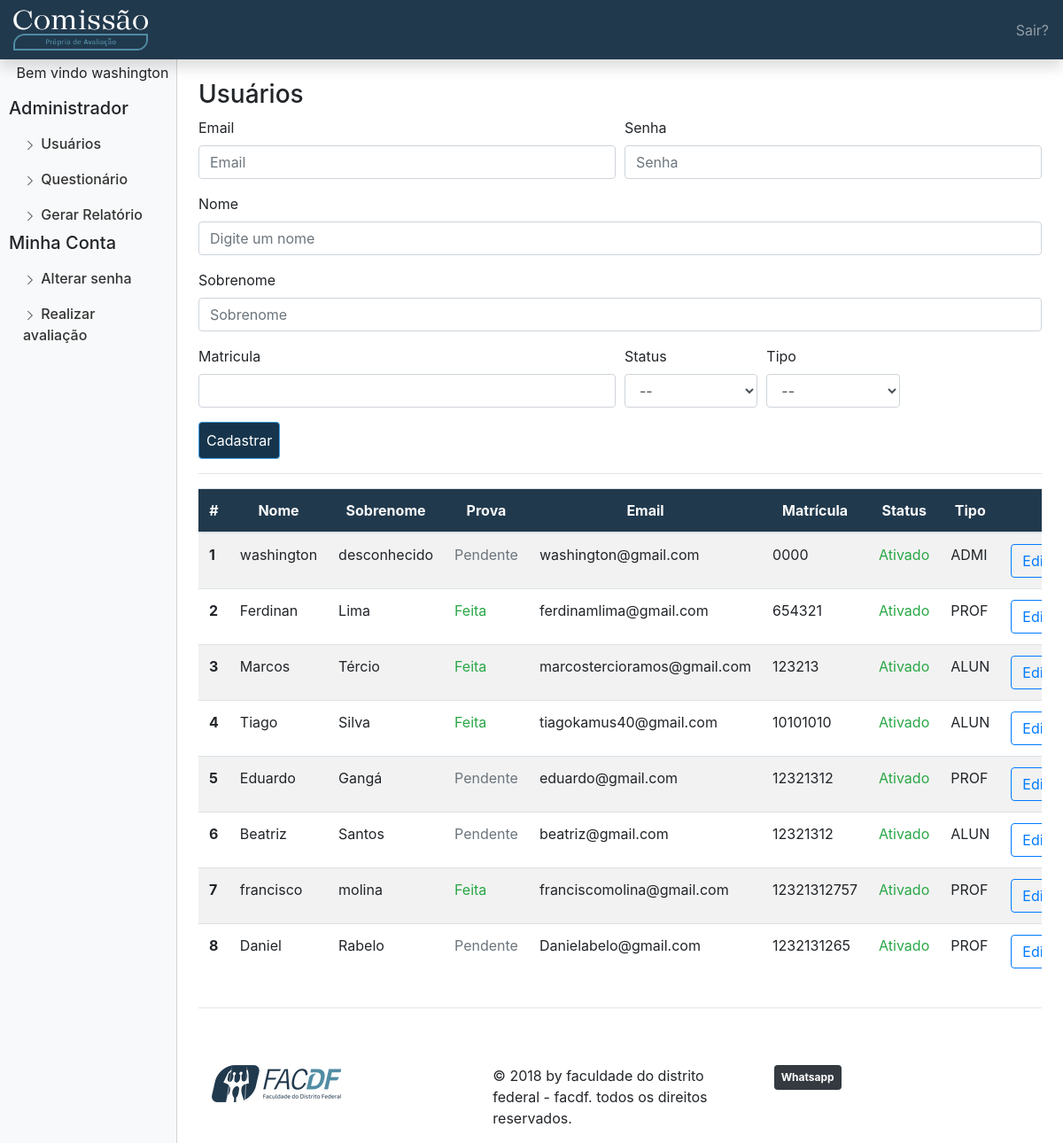
Page /dashboard.php?pag=administrarUsuario (signed in) on the committed database.
### tables this page shows
CREATE TABLE `usuario` (
  `cod_usuario` int(11) NOT NULL,
  `matricula` varchar(60) DEFAULT NULL,
  `status` tinyint(1) DEFAULT 0,
  `sobrenome` varchar(100) DEFAULT NULL,
  `senha` varchar(80) NOT NULL,
  `email` varchar(100) DEFAULT NULL,
  `nome` varchar(100) DEFAULT NULL,
  `cod_perfil` int(11) DEFAULT NULL
);

CREATE TABLE `perfil` (
  `detalhe` varchar(60) DEFAULT NULL,
  `cod_perfil` int(11) NOT NULL,
  `tipo_perfil` varchar(20) DEFAULT NULL
);

### modelo/DAO/ClasseUsuarioDAO.php (called while the page is built, shortened)
<?php
class ClasseUsuarioDAO {
	 public function listarUsuario(){
     try{
         $pdo = conexao::getInstance();
         $listarusuario=$pdo->prepare("SELECT * FROM usuario order by cod_usuario desc");
         $listarusuario->execute();
         $usuariolist= array();
         while($usuarioObj=$listarusuario->fetchObject(__CLASS__) ){
             $usuariolist[]=$usuarioObj;
         }
         return $usuariolist;
     }
     catch(PDOException $erro){
         echo $erro->getTraceAsString();
     }
    }
    public function selecionarUnicoUsuario($id){
        $pdo = conexao::getInstance();
        $selecionarUnicoUsuario = $pdo->prepare("select * from usuario where cod_usuario=:id");
        $selecionarUnicoUsuario->bindvalue(":id",$id);
        $selecionarUnicoUsuario->execute();
        $resultado = $selecionarUnicoUsuario -> fetch(PDO::FETCH_ASSOC);
        return $resultado;
    }
    public function pesquisarPerfis(){
        $pdo = conexao :: getInstance();
        $pesquisarPerfis = $pdo->prepare("select * from perfil");
        $pesquisarPerfis->execute();
        $resultado = $pesquisarPerfis ->fetchall(PDO::FETCH_ASSOC);
        return $resultado;
    }
}
?>

### controle/controladorListarUsuario.php (called while the page is built, shortened)
<?php
require_once 'modelo/DAO/ClasseUsuarioDAO.php';
function fezprova($tipousuario,$idUsuario){
require_once "modelo/DAO/ClasseQuestionarioDAO.php";
if ($tipousuario==ADMINISTRADOR or $tipousuario==PROFESSORES or $tipousuario==AUXILIAR){
	$tipo_questionario=4;
}
else{
	$tipo_questionario=3;
}
$verificaQuestionarioDAO = new classeQuestionarioDAO();
$verificacao =$verificaQuestionarioDAO->verificarFezAvaliacao($tipo_questionario,$idUsuario);
return $verificacao;
}
$novoUsuarioDAO = new classeUsuarioDAO();
$usuario =$novoUsuarioDAO->listarUsuario();
include "visao/listarUsuarioTab.php";

### modelo/DAO/ClasseQuestionarioDAO.php (called while the page is built, shortened)
<?php
class ClasseQuestionarioDAO {
          ?>
          <?php
     public function verificarFezAvaliacao($tipo_questionario,$id){
      $pdo=conexao::getInstance();
      $relatorio = $pdo->prepare("SELECT r.cod_alternativa_resposta, GROUP_CONCAT(p.pergunta order by p.cod_pergunta ASC separator ';') pergunta, q.nome nomequestionario, d.titulo titulo from pergunta p
        INNER JOIN dimensao d ON d.cod_dimensao=p.cod_dimensao
        INNER JOIN pergunta_questionario as pq ON p.cod_pergunta=pq.cod_pergunta
        INNER JOIN (SELECT * FROM resposta  WHERE cod_usuario=:cod_usuario) r ON r.cod_pergunta=p.cod_pergunta
        INNER JOIN (SELECT * FROM questionario WHERE status_questionario= 1 and cod_tipo_questionario = :tipo_questionario) q on q.cod_questionario=pq.cod_questionario
        GROUP BY p.cod_dimensao
        ");
      $relatorio->bindvalue(":cod_usuario",$id);
      $relatorio->bindvalue(":tipo_questionario",$tipo_questionario);
      $relatorio->execute();
      $relatoriolist= array();
      while($relatorioObj=$relatorio->fetchObject(__CLASS__) ){
       $relatoriolist[]=$relatorioObj;
     }
     return $relatoriolist;
   }
 }

### controle/controladorPesquisarPerfis.php (called while the page is built)
<?php
require_once 'modelo/DAO/ClasseUsuarioDAO.php';
$trazerperfis = new classeUsuarioDAO();
$perfisresul = $trazerperfis->pesquisarPerfis();
?>

### controle/controladorCadastrarUsuario.php (called while the page is built, shortened)
<?php
require_once "modelo/DAO/ClasseUsuarioDAO.php";
		?>
			<?php
include "controladorPesquisarPerfis.php";
include "visao/cadastrarUsuarioForm.php";

### visao/listarUsuarioTab.php (the view, shortened to what this page needs)
<hr>
<div class="table-responsive">
	<table class="table  table-hover table-striped">
		<thead class="back-color text-light">
			<tr class="text-center">
				<th scope="col">#</th>
				<th scope="col">Nome</th>
				<th scope="col">Sobrenome</th>
				<th scope="col">Prova</th>
				<th scope="col">Email</th>
				<th scope="col">Matrícula</th>
				<th scope="col">Status</th>
				<th scope="col" colspan="">Tipo</th>
				<th scope="col" colspan="4" >Ações</th>
			</tr>
		</thead>
		<tbody>
			<?php
			if(isset($usuario)){
				$flag=0;
				foreach($usuario as $usuarioBuscados){
					$flag+=1;
					?>
					<tr>
						<th scope="row"><?php echo $flag; ?></th>
						<td><?php echo $usuarioBuscados->nome ?></td>
						<td><?php echo $usuarioBuscados->sobrenome ?></td>
						<td><?php echo fezprova($usuarioBuscados->cod_perfil,$usuarioBuscados->cod_usuario)==TRUE? '<span class="text-success">Feita</span>':'<span class="text-secondary">Pendente</span>'?></td>
						<td><?php echo $usuarioBuscados->email ?></td>
						<td><?php echo $usuarioBuscados->matricula ?></td>
						<td><?php echo ($usuarioBuscados->status==0?'<span class="text-secondary">Desativado</span>':'<span class="text-success">Ativado</span>') ?></td>
						<td>
						<?php
						foreach($perfisresul as $perfis){
							?>
						<?php echo substr(($usuarioBuscados->cod_perfil==$perfis['cod_perfil']? $perfis['tipo_perfil']:''),0,4);
						?>
					<?php } ?>
						</td>
						<td><a href="?pag=administrarUsuario&id=<?php echo $usuarioBuscados->cod_usuario ?>&acao=editar"><button id="editarUsuario" class="btn btn-outline-primary">Editar</button></a></td>
					</tr>
					<?php
				}
			}
			else{
				echo "Nenhum usuario para listar";
			}
			?>
			</tbody>
		</table>
	</div>

### dashboard.php (shortened to what this page needs)
<!doctype html>
<html lang="en">
<head>
	<link rel="stylesheet" href="css/bootstrap.css" >
	<link rel="stylesheet" href="dashboard.css" >
</head>
<body>
	<nav class="navbar navbar-dark  fixed-top flex-md-nowrap p-0 shadow back-color">
		<a class="navbar-brand col-sm-3 col-md-2 mr-0"   href="#">
			<img width="152px" height="57px" src="img/LOGO(fundoescuro).png">
		</a>
		<ul class="navbar-nav px-3">
			<li class="nav-item text-nowrap">
				<a class="nav-link" href="dashboard.php?sair">Sair?</a>
			</li>
		</ul>
	</nav>
	<div class="container-fluid my-10">
		<div class="row">
			<div class="col-md-2 bg-light d-none d-md-block sidebar">
				<div class="left-sidebar">
					<ul class="nav flex-column sidebar-nav">
						<li class="text-center">
							<?php
							include 'controle/controladorLinks.php';
							echo isset($_SESSION['cod_usuario']) ? "Bem vindo ".$usuarioinformacao['nome']:'';
							?>
						</li>
						<?php
						if($_SESSION['cod_perfil']==ADMINISTRADOR){
						?>
						<h5 class="mt-3">Administrador</h5>
						<li class="nav-item">
							<a class="nav-link active" href="?pag=administrarUsuario">
								Usuários
							</a>
						</li>
						<li class="nav-item">
							<a class="nav-link" href="?pag=questionario">
								<svg class="bi bi-chevron-right" width="16" height="16" viewBox="0 0 20 20" fill="currentColor" xmlns="http://www.w3.org/2000/svg"><path fill-rule="evenodd" d="M6.646 3.646a.5.5 0 01.708 0l6 6a.5.5 0 010 .708l-6 6a.5.5 0 01-.708-.708L12.293 10 6.646 4.354a.5.5 0 010-.708z" clip-rule="evenodd"/></svg>
								Questionário
							</a>
						</li>
						<li class="nav-item">
							<a class="nav-link" href="?pag=relatorio">
								<svg class="bi bi-chevron-right" width="16" height="16" viewBox="0 0 20 20" fill="currentColor" xmlns="http://www.w3.org/2000/svg"><path fill-rule="evenodd" d="M6.646 3.646a.5.5 0 01.708 0l6 6a.5.5 0 010 .708l-6 6a.5.5 0 01-.708-.708L12.293 10 6.646 4.354a.5.5 0 010-.708z" clip-rule="evenodd"/></svg>
								Gerar Relatório
							</a>
						</li>
						<?php } ?>
						<h5>Minha Conta</h4>
							<li class="nav-item">
								<a class="nav-link" href="?pag=alterarSenha">
									<svg class="bi bi-chevron-right" width="16" height="16" viewBox="0 0 20 20" fill="currentColor" xmlns="http://www.w3.org/2000/svg"><path fill-rule="evenodd" d="M6.646 3.646a.5.5 0 01.708 0l6 6a.5.5 0 010 .708l-6 6a.5.5 0 01-.708-.708L12.293 10 6.646 4.354a.5.5 0 010-.708z" clip-rule="evenodd"/></svg>
									Alterar senha
								</a>
							</li>
							<li class="nav-item">
								<a class="nav-link" href="?pag=apresentacaoAvaliacao">
									<svg class="bi bi-chevron-right" width="16" height="16" viewBox="0 0 20 20" fill="currentColor" xmlns="http://www.w3.org/2000/svg"><path fill-rule="evenodd" d="M6.646 3.646a.5.5 0 01.708 0l6 6a.5.5 0 010 .708l-6 6a.5.5 0 01-.708-.708L12.293 10 6.646 4.354a.5.5 0 010-.708z" clip-rule="evenodd"/></svg>
									Realizar avaliação
								</a>
							</li>
						</ul>
					</div>
				</div>
			</div>
		</div>
		<main role="main" class="col-md-9 ml-sm-auto col-lg-10 px-4 ">
			<?php
			$controladorLinks = new controladorLinks();
			@$pagina = $_GET['pag'];
			echo
			!isset($_GET['pag']) ? $link = $controladorLinks->index() : $link = $controladorLinks::$pagina();
			?>
			<hr>
			<div class="container mt-5 ">
				<div class="row">
					<div class="col">
						<a href="https://www.facdf.com.br/"><img class="pt-3 mx-auto" src="img/facdflogo.png">
						</a>
					</div>
					<div class="col">
						<p class="pt-3 mx-auto"> © 2018 by faculdade do distrito federal - facdf. todos os direitos reservados.</p>
					</div>
					<div class="col pt-3">
						<a class="badge badge-dark p-2"  href="http://bit.ly/5561991324926">Whatsapp</a></span>
					</div>
				</div>
			</main>
</body>
</html>

### dashboard.css (style rules this page uses)
.sidebar { position: fixed; left: 0; bottom: 0; top: 0; z-index: 100; padding: 70px 0 0 10px; border-right: 1px solid #d3d3d3; }
.left-sidebar { position: sticky; top:0; height: calc(100vh - 70px) }
.sidebar-nav li .nav-link { color: #333; font-weight: 500; }
main { padding-top: 90px; }
.back-color { background:#21394d; }

### rows in the picture
usuario: nome "washington", sobrenome "desconhecido", shows "Pendente", email "washington@gmail.com", matricula "0000", status "Ativado", cod_perfil.tipo_perfil "ADMI"
usuario: nome "Ferdinan", sobrenome "Lima", shows "Feita", email "ferdinamlima@gmail.com", matricula "654321", status "Ativado", cod_perfil.tipo_perfil "PROF"
usuario: nome "Marcos", sobrenome "Tércio", shows "Feita", email "marcostercioramos@gmail.com", matricula "123213", status "Ativado", cod_perfil.tipo_perfil "ALUN"
usuario: nome "Tiago", sobrenome "Silva", shows "Feita", email "tiagokamus40@gmail.com", matricula "10101010", status "Ativado", cod_perfil.tipo_perfil "ALUN"
usuario: nome "Eduardo", sobrenome "Gangá", shows "Pendente", email "eduardo@gmail.com", matricula "12321312", status "Ativado", cod_perfil.tipo_perfil "PROF"
usuario: nome "Beatriz", sobrenome "Santos", shows "Pendente", email "beatriz@gmail.com", matricula "12321312", status "Ativado", cod_perfil.tipo_perfil "ALUN"
usuario: nome "francisco", sobrenome "molina", shows "Feita", email "franciscomolina@gmail.com", matricula "12321312757", status "Ativado", cod_perfil.tipo_perfil "PROF"
usuario: nome "Daniel", sobrenome "Rabelo", shows "Pendente", email "Danielabelo@gmail.com", matricula "1232131265", status "Ativado", cod_perfil.tipo_perfil "PROF"
